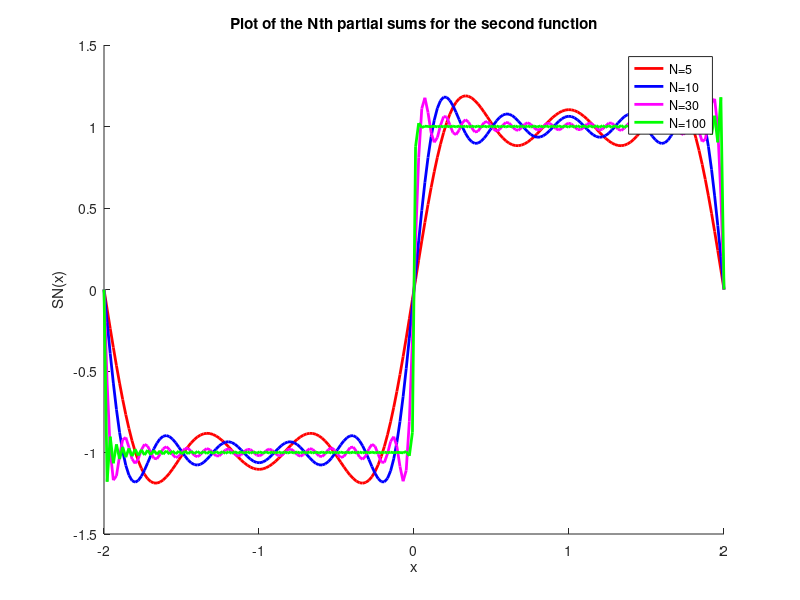

Here is the MATLAB script that generated this plot:
%Ecem Kahraman, 47962113
%Kurtis Harms, 38764114
%Mike Wilk, 21085121
%Purpose:  Computing the Fourier series for the second function  
%for x=[-2,2] and plotting the partial sums

clear all

format long 
color=['r','b','m','g']

x=linspace(-2,2,200)

%N values given for finding the first N nonzero terms of this series
N=[5 10 30 100]


for j=1:length(N)
    
    partialsum=0;
    
    %Odd function thus no a_n terms
    for n=1:2:N(j)
        partialsum=partialsum+((4/(pi*n))*sin((n*pi*x)/2));

    end
    
    %a_0=0; thus SN=partial sum found above  
    SN=partialsum;
    
    hold on 
    
    plot(x,SN,color(j),'Linewidth',2)
    title('Plot of the Nth partial sums for the second function')
    xlabel('x')
    ylabel('SN(x)')
    legend('N=5','N=10','N=30', 'N=100')
    
end
